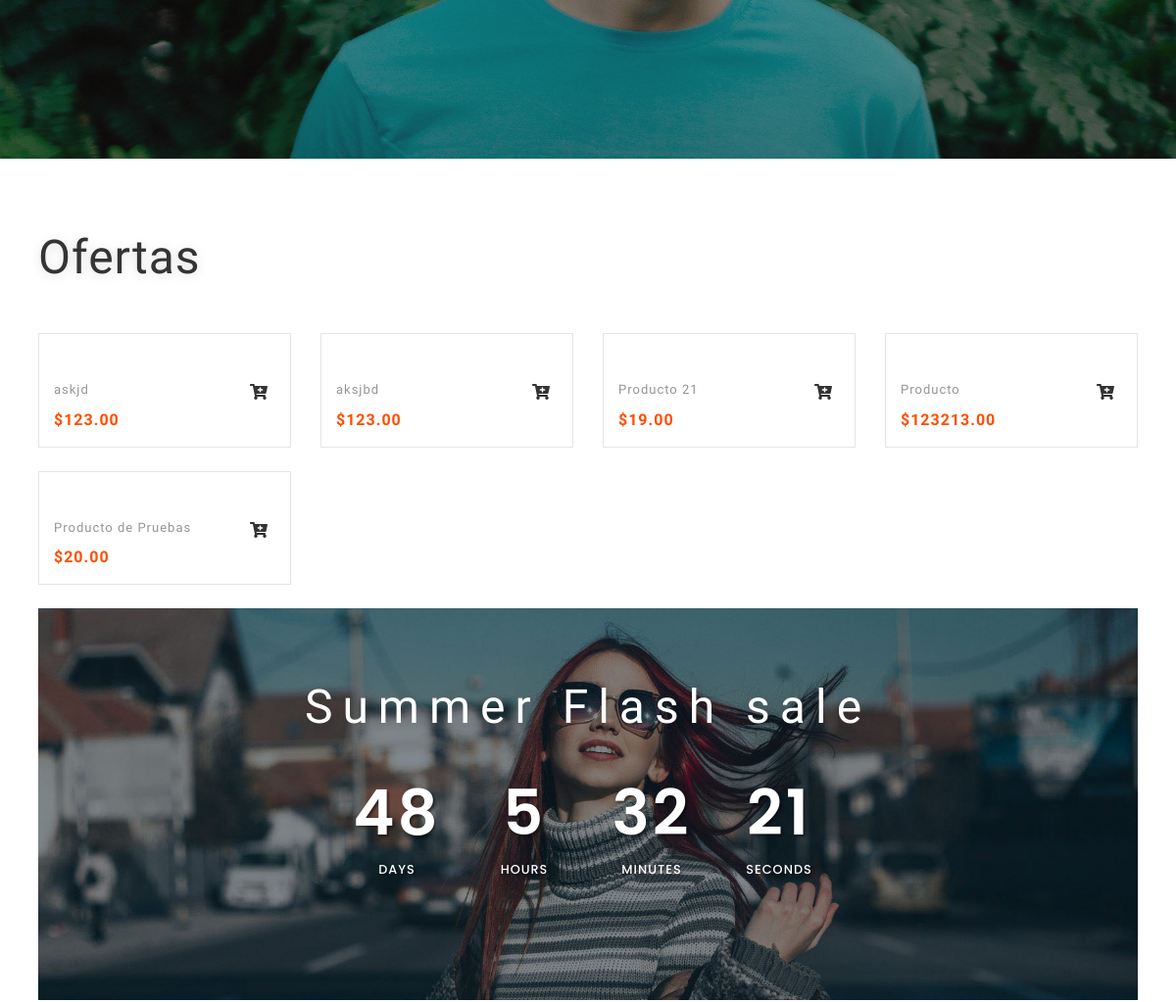
The app's page /ofertas.php (middle part), older data.
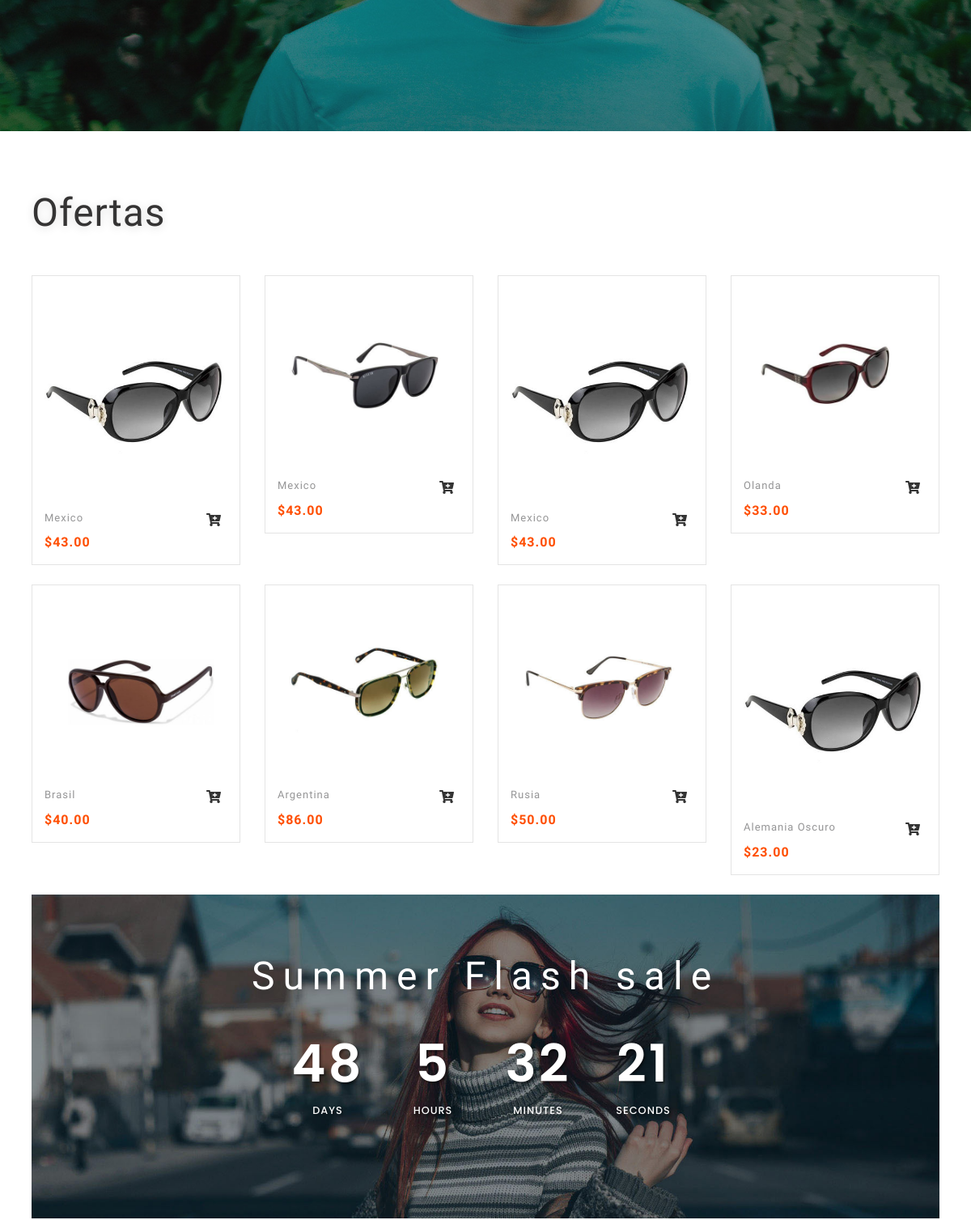
The same page, newer data.
### tables this page shows
CREATE TABLE `product_images` (
  `id` int(11) NOT NULL,
  `product_id` int(11) NOT NULL,
  `path` varchar(255) NOT NULL,
  `principal` tinyint(1) NOT NULL DEFAULT '0',
  `created_at` datetime NOT NULL DEFAULT CURRENT_TIMESTAMP
);

CREATE TABLE `products` (
  `id` int(11) NOT NULL,
  `category_id` smallint(6) UNSIGNED NOT NULL,
  `name` varchar(255) NOT NULL,
  `short_description` varchar(500) DEFAULT NULL,
  `long_description` text,
  `price` decimal(12,2) DEFAULT NULL,
  `is_novelty` tinyint(1) NOT NULL DEFAULT '0',
  `is_offer` tinyint(1) NOT NULL DEFAULT '0',
  `is_principal` tinyint(1) NOT NULL DEFAULT '0',
  `available` tinyint(1) NOT NULL DEFAULT '1',
  `created_at` datetime NOT NULL DEFAULT CURRENT_TIMESTAMP,
  `updated_at` datetime NOT NULL DEFAULT CURRENT_TIMESTAMP
);

### admin/models/Connection.php (called while the page is built)
<?php
class Connection {
	public static function connect() {
		try {
			$host = "127.0.0.1";
			$user = "root";
			$password = "Venezuel@2020=";
			$database = "team";
			$link = new PDO("mysql:host=$host;dbname=$database", $user, $password);
			return $link;
		}catch (PDOException $e) {
			echo "<pre>";
			echo $e->getMessage();
			echo "</pre>";
			exit;
		}
	}
}

### admin/models/ProductModel.php (called while the page is built, shortened)
<?php
require_once "Connection.php";
class ProductModel extends Connection
{
	public function getProductsOfferts($all)
	{
		if ($all) {
			$sql = "SELECT products.*, product_images.path FROM products LEFT JOIN product_images ON products.id = product_images.product_id WHERE products.is_offer = 1 AND product_images.principal = 1 ORDER BY products.id DESC";
		}else{
			$sql = "SELECT products.*, product_images.path FROM products LEFT JOIN product_images ON products.id = product_images.product_id WHERE products.is_offer = 1 AND product_images.principal = 1 ORDER BY products.id DESC LIMIT 8";
		}
		$stmt = Connection::connect()->prepare($sql);
		try {
			$stmt->execute();
			return $stmt->fetchAll();
	    } catch(PDOExecption $e) {
	    	print "Error!: " . $e->getMessage() . "</br>";
	        exit;
	    }
	}
}

### ofertas.php (the view, shortened to what this page needs)
<?php
require 'admin/models/ProductModel.php';
$productModel = new ProductModel();
$all = isset($_GET['all']) && $_GET['all'] == '1' ? true : false;
$products = $productModel->getProductsOfferts($all);
?>
<!DOCTYPE html>
<html lang="es">
<head>
	<link href="css/bootstrap.css" rel='stylesheet' type='text/css' />
	<link href="css/login_overlay.css" rel='stylesheet' type='text/css' />
	<link href="css/style6.css" rel='stylesheet' type='text/css' />
	<link rel="stylesheet" href="css/shop.css" type="text/css" />
	<link rel="stylesheet" href="css/owl.carousel.css" type="text/css" media="all">
	<link rel="stylesheet" href="css/owl.theme.css" type="text/css" media="all">
	<link href="css/style.css" rel='stylesheet' type='text/css' />
	<link href="css/all.css" rel="stylesheet">
	<link rel="stylesheet" href="css/font-awesome.min.css">
</head>
<body>
	<div class="banner-top container-fluid" id="home">
		<?php include_once "header.php" ?>
	</div>
	<section class="banner-bottom-wthreelayouts py-lg-5 py-3">
		<div class="container-fluid">
			<div class="inner-sec-shop px-lg-4 px-3">
				<h3 class="tittle-w3layouts my-lg-4 my-4">Ofertas</h3>
				<div class="row">
					<?php foreach ($products as $product) : ?>
						<div class="col-md-3 product-men women_two mt-4">
							<div class="product-googles-info googles">
								<div class="men-pro-item">
									<div class="men-thumb-item">
										<img src="admin/<?= $product['path'] ?>" class="img-fluid" alt="">
									</div>
									<div class="item-info-product">
										<div class="info-product-price">
											<div class="grid_meta">
												<div class="product_price">
													<h4>
														<a href="single.html"><?= $product['name'] ?></a>
													</h4>
													<div class="grid-price mt-2">
														<span class="money ">$<?= $product['price'] ?></span>
													</div>
												</div>
											</div>
											<div class="googles single-item hvr-outline-out">
												<form action="index.html#" method="post">
													<button type="submit" class="googles-cart pgoogles-cart">
														<i class="fas fa-cart-plus"></i>
													</button>
												</form>
											</div>
										</div>
										<div class="clearfix"></div>
									</div>
								</div>
							</div>
						</div>
					<?php endforeach; ?>
				</div>
				<div class="row">
					<div class="col-md-12 middle-slider my-4">
						<div class="middle-text-info ">
							<h3 class="tittle-w3layouts two text-center my-lg-4 mt-3">Summer Flash sale</h3>
							<div class="simply-countdown-custom" id="simply-countdown-custom"></div>
						</div>
					</div>
				</div>
			</div>
		</div>
	</section>
	<link href="css/simplyCountdown.css" rel='stylesheet' type='text/css' />
</body>
</html>

### header.php (shortened to what this page needs)
<div class="banner">
	<div id="carouselExampleIndicators" class="carousel slide" data-ride="carousel">
		<div class="carousel-inner" role="listbox">
			<div class="carousel-item active">
				<div class="carousel-caption text-center">
				</div>
			</div>
		</div>
		<a class="carousel-control-prev" href="index.html#carouselExampleIndicators" role="button" data-slide="prev">
		</a>
		<a class="carousel-control-next" href="index.html#carouselExampleIndicators" role="button" data-slide="next">
		</a>
	</div>
</div>

### css/shop.css (style rules this page uses)
body { font-family: 'Inconsolata', monospace; }
.googles-cart { font-size: 1em; color: #fff; margin: 0; text-decoration: none; text-transform: capitalize; border: none; background: none; outline: none; -webkit-transition: .5s all; -moz-transition: .5s all; transition: .5s all; }
.men-pro-item { position: relative; }
span.money { font-size: 1em; color: #ff4e00; font-weight: 700; letter-spacing: 1px; }
.product-googles-info { padding: 15px; border: 1px solid #e4e4e4; }
.product_price h4 a { color: #959596; font-size: 0.8em; font-family: 'Inconsolata', monospace; }
.men-thumb-item { text-align: center; position: relative; }
.item-info-product { text-align: center; }
.product-men img { width: 100%; }
.grid_meta { float: left; width: 80%; text-align: left; }
button.googles-cart { font-size: 1.4em; color: #333; border: none; text-align: center; border-left: none !important; background: none; margin-top: 0.5em; cursor: pointer; }
.googles.single-item { float: right; }
@media (max-width:1280px) { .item-info-product h4 a { font-size: 13px; } }
@media (max-width:1280px) { .googles.single-item { float: right; width: 15%; } }
@media (max-width:1280px) { button.googles-cart { font-size: 1em; } }

### css/style.css (style rules this page uses)
html, body { margin: 0; font-size: 100%; background: #fff; font-family: 'Inconsolata', monospace; }
body a { text-decoration: none; transition: 0.5s all; -webkit-transition: 0.5s all; -moz-transition: 0.5s all; -o-transition: 0.5s all; -ms-transition: 0.5s all; font-family: 'Inconsolata', monospace; }
h1, h2, h3, h4, h5, h6 { margin: 0; font-family: 'Inconsolata', monospace; letter-spacing: 1px; }
.banner-top.container-fluid { padding: 0; margin: 0; }
.carousel-caption { bottom: 13em; z-index: 10; margin: 0 auto; }
.carousel-item { height: 39em; background-color: #777; }
.carousel-item { background: -webkit-linear-gradient(rgba(23, 22, 23, 0.2), rgba(23, 22, 23, 0.5)), url(../images/banner1.jpg) no-repeat; background: -moz-linear-gradient(rgba(23, 22, 23, 0.2), rgba(23, 22, 23, 0.5)), url(../images/banner1.jpg) no-repeat; background: -ms-linear-gradient(rgba(23, 22, 23, 0.2), rgba(23, 22, 23, 0.5)), url(../images/banner1.jpg) no-repeat; background: linear-gradient(rgba(23, 22, 23, 0.2), rgba(23, 22, 23, 0.5)), url(../images/banner1.jpg) no-repeat; background-size: cover; }
h3.tittle-w3layouts { color: #353434; font-size: 3em; text-align: left; letter-spacing: 1px; font-weight: 400; text-shadow: 0 2px 12px rgba(0, 0, 0, 0.14); }
.middle-text-info { background: url(../images/banner-mid.jpg) no-repeat 0px 0px; background-size: cover; -webkit-background-size: cover; -o-background-size: cover; -moz-background-size: cover; -ms-background-size: cover; min-height: 400px; padding: 3em 0 0 0; }
h3.tittle-w3layouts.two { font-weight:300; color:#fff; letter-spacing:10px; }
@media (max-width:1280px) { .carousel-item { height: 33em; } }
@media (max-width:1280px) { .carousel-caption { bottom: 9em; } }

### css/all.css (style rules this page uses)
.fa, .fas, .far, .fal, .fad, .fab { -moz-osx-font-smoothing: grayscale; -webkit-font-smoothing: antialiased; display: inline-block; font-style: normal; font-variant: normal; text-rendering: auto; line-height: 1; }
.fa-cart-plus:before { content: "\f217"; }
.fa, .fas { font-family: 'Font Awesome 5 Free'; font-weight: 900; }

### css/simplyCountdown.css (style rules this page uses)
.simply-countdown-custom { overflow: hidden; display: table; margin: 0 auto; font-family: 'Poppins', sans-serif; }

Row changes from the older to the newer data that the page shows:
removed product_images: product.name "askjd", product.price "123.00"
removed product_images: product.name "aksjbd", product.price "123.00"
removed product_images: product.name "Producto 21", product.price "19.00"
removed product_images: product.name "Producto", product.price "123213.00"
removed product_images: product.name "Producto de Pruebas", product.price "20.00"
added product_images: path (picture), product.name "Mexico", product.price "43.00"
added product_images: path (picture), product.name "Mexico", product.price "43.00"
added product_images: path (picture), product.name "Mexico", product.price "43.00"
added product_images: path (picture), product.name "Olanda", product.price "33.00"
added product_images: path (picture), product.name "Brasil", product.price "40.00"
added product_images: path (picture), product.name "Argentina", product.price "86.00"
added product_images: path (picture), product.name "Rusia", product.price "50.00"
added product_images: path (picture), product.name "Alemania Oscuro", product.price "23.00"
